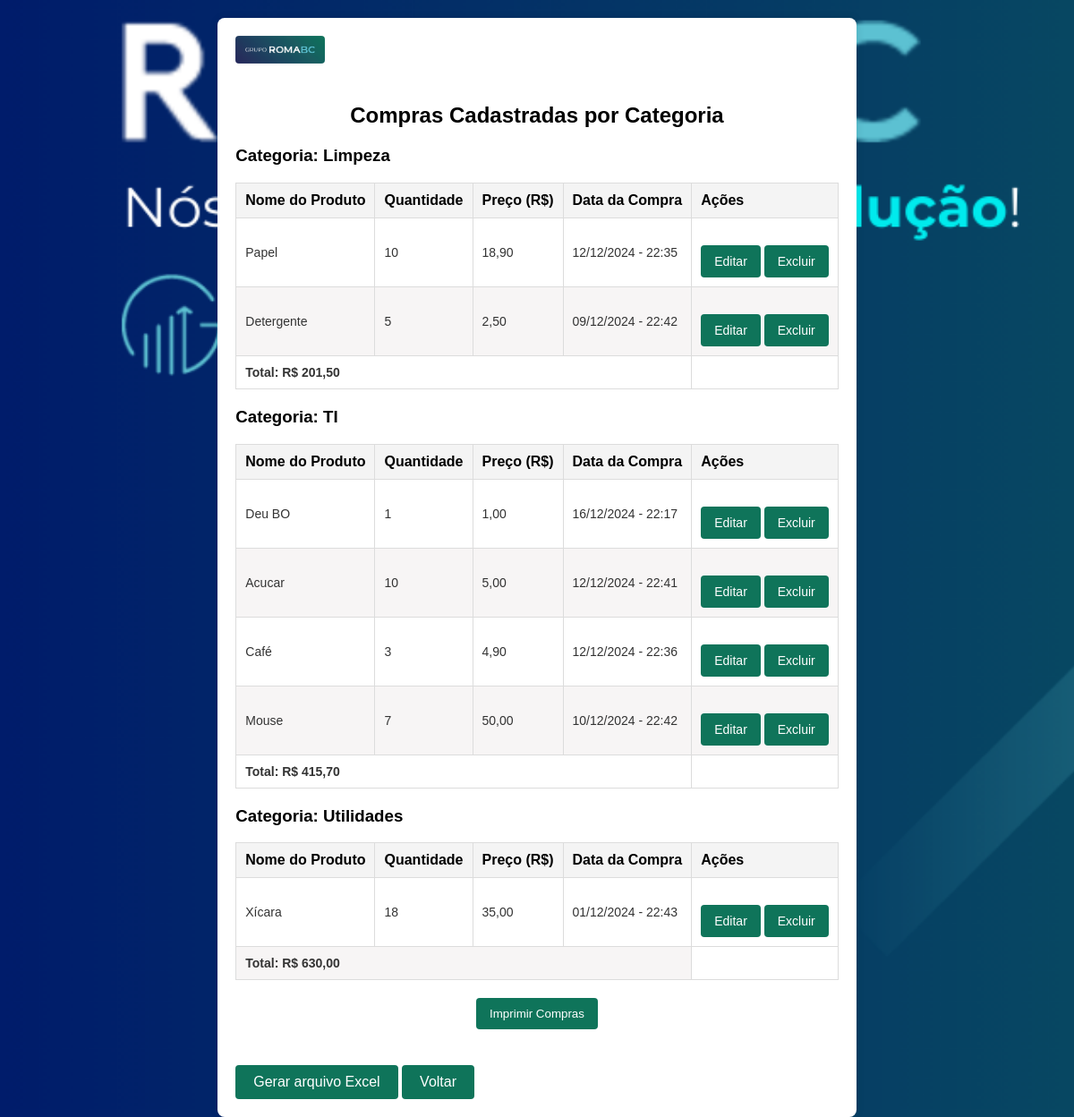
Screenshot of /visualizarComprasPorCategoria.php (signed in) with the database file from the repository.
### tables this page shows
CREATE TABLE `compras` (
  `id` int(11) NOT NULL,
  `nome` varchar(255) NOT NULL,
  `fkidcategoria` int(11) NOT NULL,
  `quantidade` int(11) NOT NULL,
  `preco` decimal(10,2) NOT NULL,
  `data_adicao` timestamp NOT NULL DEFAULT current_timestamp()
);

CREATE TABLE `categorias` (
  `id_categoria` int(11) NOT NULL,
  `nome_categoria` varchar(255) NOT NULL
);

### visualizarComprasPorCategoria.php (the view, shortened to what this page needs)
<?php
$host = "localhost";
$username = "root";
$password = "";
$dbname = "compras";
$conn = new mysqli($host, $username, $password, $dbname);
$sql = "
    SELECT
        cat.nome_categoria,
        c.id,
        c.nome,
        c.quantidade,
        c.preco,
        c.data_adicao
    FROM
        compras c
    LEFT JOIN
        categorias cat ON c.fkidcategoria = cat.id_categoria
    ORDER BY
        cat.nome_categoria, c.data_adicao DESC
";
$result = $conn->query($sql);
?>
<!DOCTYPE html>
<html lang="pt-BR">
<head>
    <link rel="stylesheet" href="./css/visualizar_compras.css">
</head>
<body>
    <div class="container">
        <img src="./img/logo1.png" alt="Logo">
        <h2>Compras Cadastradas por Categoria</h2>
        <?php
        $categoria_atual = '';
        $total_categoria = 0;
        if ($result->num_rows > 0) {
            while ($row = $result->fetch_assoc()) {
                if ($categoria_atual !== $row['nome_categoria']) {
                    if ($categoria_atual !== '') {
                        echo "<tr><td colspan='4'><strong>Total: R$ " . number_format($total_categoria, 2, ',', '.') . "</strong></td></tr>";
                        echo '</tbody></table>';
                    }
                    $categoria_atual = $row['nome_categoria'];
                    $total_categoria = 0;
                    echo "<h3>Categoria: " . htmlspecialchars($categoria_atual) . "</h3>";
                    echo '<table>';
                    echo '<thead><tr>
                            <th>Nome do Produto</th>
                            <th>Quantidade</th>
                            <th>Preço (R$)</th>
                            <th>Data da Compra</th>
                            <th>Ações</th>
                          </tr></thead><tbody>';
                }
                $total_categoria += $row['quantidade'] * $row['preco'];
                ?>
                <tr>
                    <td><?php echo htmlspecialchars($row['nome']); ?></td>
                    <td><?php echo $row['quantidade']; ?></td>
                    <td><?php echo number_format($row['preco'], 2, ',', '.'); ?></td>
                    <td><?php echo date("d/m/Y - H:i", strtotime($row['data_adicao'])); ?></td>
                    <td>
                        <a href="editar_compra.php?id=<?php echo $row['id']; ?>" class="button">Editar</a>
                        <a href="visualizarComprasPorCategoria.php?excluir=<?php echo $row['id']; ?>" class="button" onclick="return confirm('Tem certeza que deseja excluir esta compra?')">Excluir</a>
                    </td>
                </tr>
                <?php
            }
            echo "<tr><td colspan='4'><strong>Total: R$ " . number_format($total_categoria, 2, ',', '.') . "</strong></td></tr>";
            echo '</tbody></table>';
        } else {
            echo "<p>Nenhuma compra registrada.</p>";
        }
        ?>
        <button class="button print-button" onclick="window.print()">Imprimir Compras</button>
        <a href="exportar_excel.php">Gerar arquivo Excel</a>
        <a href="menu.php">Voltar</a>
    </div>
</body>
</html>

### CSS/visualizar_compras.css (style rules this page uses)
body { font-family: Arial, sans-serif; background-image: url(../img/logo4.png); background-repeat: no-repeat; background-size: cover; display: flex; justify-content: center; align-items: flex-start; min-height: 100vh; margin: 0; padding-top: 20px; }
.container { background-color: #fff; padding: 20px; border-radius: 8px; box-shadow: 0 0 10px rgba(0, 0, 0, 0.1); max-width: 1000px; overflow-x: auto; }
.container img { max-width: 100px; margin-bottom: 20px; border-radius: 4px; }
h2 { text-align: center; margin-bottom: 20px; }
table { width: 100%; border-collapse: collapse; margin-bottom: 20px; }
table, th, td { border: 1px solid #dcdcdc; }
th, td { padding: 10px; text-align: left; vertical-align: middle; }
th { background-color: #f4f4f4; font-weight: bold; }
tr:nth-child(even) { background-color: #f7f5f5; }
td { font-size: 14px; color: #333; }
.button { background-color: #0F745A; color: white; padding: 10px 15px; border: none; border-radius: 4px; cursor: pointer; text-align: center; }
.print-button { display: block; margin: 20px auto; }
a { display: inline-block; margin-top: 20px; text-align: center; padding: 10px 20px; background-color: #0F745A; color: white; text-decoration: none; border-radius: 4px; }

### rows the page displays
compras: fkidcategoria.nome_categoria "Limpeza", nome "Papel", quantidade "10", preco "18,90", data_adicao "12/12/2024 - 22:35"
compras: nome "Detergente", quantidade "5", preco "2,50", data_adicao "09/12/2024 - 22:42"
compras: total_categoria "201,50", fkidcategoria.nome_categoria "TI", nome "Deu BO", quantidade "1", preco "1,00", data_adicao "16/12/2024 - 22:17"
compras: nome "Acucar", quantidade "10", preco "5,00", data_adicao "12/12/2024 - 22:41"
compras: nome "Café", quantidade "3", preco "4,90", data_adicao "12/12/2024 - 22:36"
compras: nome "Mouse", quantidade "7", preco "50,00", data_adicao "10/12/2024 - 22:42"
compras: total_categoria "415,70", fkidcategoria.nome_categoria "Utilidades", nome "Xícara", quantidade "18", preco "35,00", data_adicao "01/12/2024 - 22:43"

### other values shown
$total_categoria "630,00"
